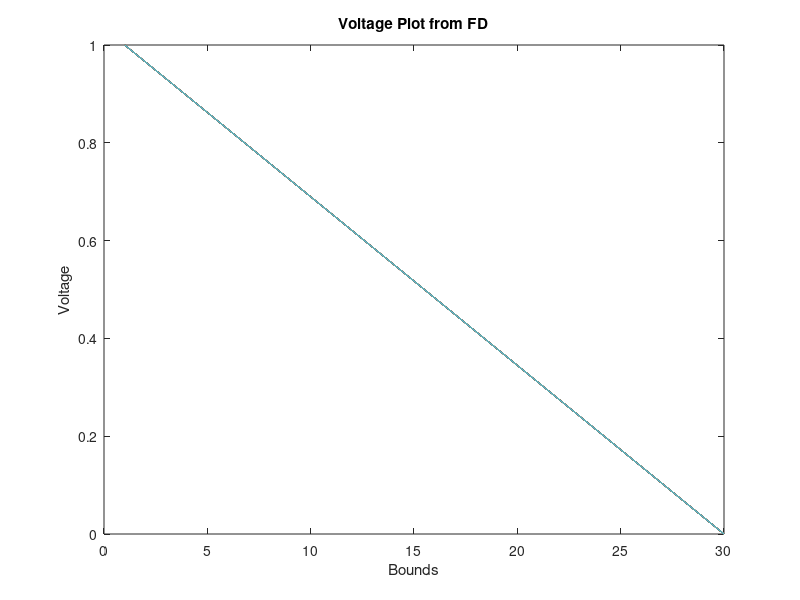
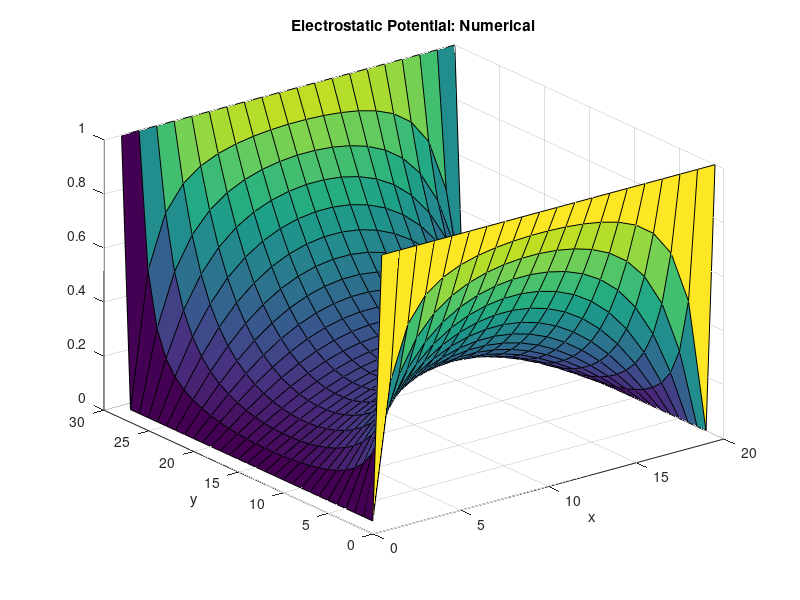
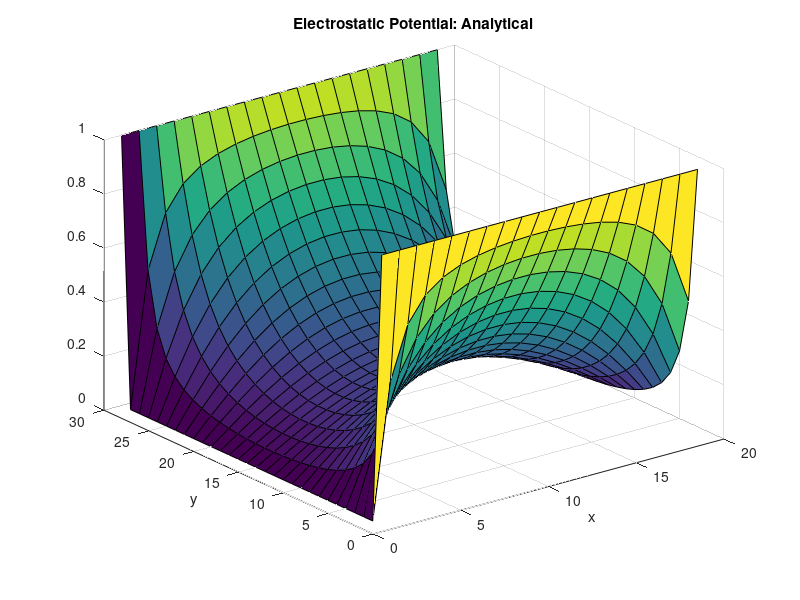

Reproduce these figures in MATLAB, in order.

x= 3;           % x dimension
y=2;            % y dimension
%%%%% ratio for L/W is 3/2

dx = .1;      
dy = .1;
nx = x/dx;
ny = y/dy;
%%create matrices for the F and G values. 
G = sparse(nx*ny,nx*ny);        %large matrix of mostly 0's
F = zeros(nx*ny,1);
%step through the each point and change the values of the matrix that are
%equivalent to n or the boundaries
for i = 1:nx
    for j = 1:ny
        n = j + (i - 1) * ny;
        if i == 1 
            G(n,n) = 1;
            F(n) = 1;
         elseif i == nx 
            G(n,n) = 1;
        elseif j == 1 
            G(n, n) = -3;
            G(n, n+1) = 1;
            G(n, n+ny) = 1;
            G(n, n-ny) = 1;
        elseif j == ny
            G(n, n) = -3;
            G(n, n-1) = 1;
            G(n, n+ny) = 1;
            G(n, n-ny) = 1;
        else
            G(n, n) = -4;
            G(n, n+1) = 1;
            G(n, n-1) = 1;
            G(n, n+ny) = 1;
            G(n, n-ny) = 1;   
        end
    end
end
%%%%rearrange the equation GV=F to find V,
Volt = G\F;
%%%create a matrix/ map that holds the voltages in each cell
Voltmap = zeros(nx,ny,1);
%for loop that changes cells of voltmap to the given voltage
for i = 1:nx
    for j = 1:ny
         n = j+(i-1)*ny;
         Voltmap(i,j) = Volt(n);
    end
end
%%use surf to 3d map the linear voltage 
figure(1)
plot(Voltmap);
title('Voltage Plot from FD');
xlabel('Bounds');
% ylabel('y');
ylabel('Voltage');
% view(-100,10)

%%%%%%%%%%%%%%%%%%%%%part b%%%%%
G = sparse(nx*ny,nx*ny);        %recreate the sparse matrix of G
F = zeros(nx*ny,1);             %recreate the zeros matrix of F
%need to get answer for n, nym, nyp, nxm, and nxp for each iteration
%iterate through each point and change the values of G and F for all points.  
for i = 1:nx
    for j = 1:ny
        
        n = i + (j - 1) * nx;       
        nym = i + (j - 2) * nx; 
        nyp = i + j * nx; 
        nxm = i - 1 + (j - 1) * nx; 
        nxp = i + 1 + (j - 1) * nx; 
        
        if i == 1
            G(n, n) = 1; 
            F(n) = 1;
        elseif i == nx
            G(n, n) = 1; 
            F(n) = 1;
        elseif j == 1
            G(n, n) = 1; 
        elseif j == ny
            G(n, n) = 1; 
        else
            G(n, n) = -4; 
            G(n, nxm) = 1; 
            G(n, nxp) = 1; 
            G(n, nym) = 1; 
            G(n, nyp) = 1; 
            F(n) = 0;
        end
    end
end
%create a new voltage map using matrix 
Voltmap2 = zeros(nx, ny); 
%rearrange equation to get V
V = G\F; 
%iterate through map and change the values for their proper voltage
for i = 1:nx
    for j = 1:ny
        n = i + (j - 1)*nx;
        Voltmap2(i, j) = V(n); 
    end
end
 
figure(2)
surf(Voltmap2)
title('Electrostatic Potential: Numerical')
xlabel('x')
ylabel('y')


sum = 0; 
%analytical solution to the voltage map, not using n.
for i = 1:nx
    for j = 1:ny
        for n = 1:2:(nx*ny)
            sum = sum + ((1/n) * cosh(n*pi*i/dx) * sin(n*pi*j/dx)) / cosh(n*pi*dy/dx);
        end
    end
    Voltmap2(i, j) = (4 * sum ) / pi ; 
end

figure(3)
surf(Voltmap2)
title('Electrostatic Potential: Analytical')
xlabel('x')
ylabel('y')
